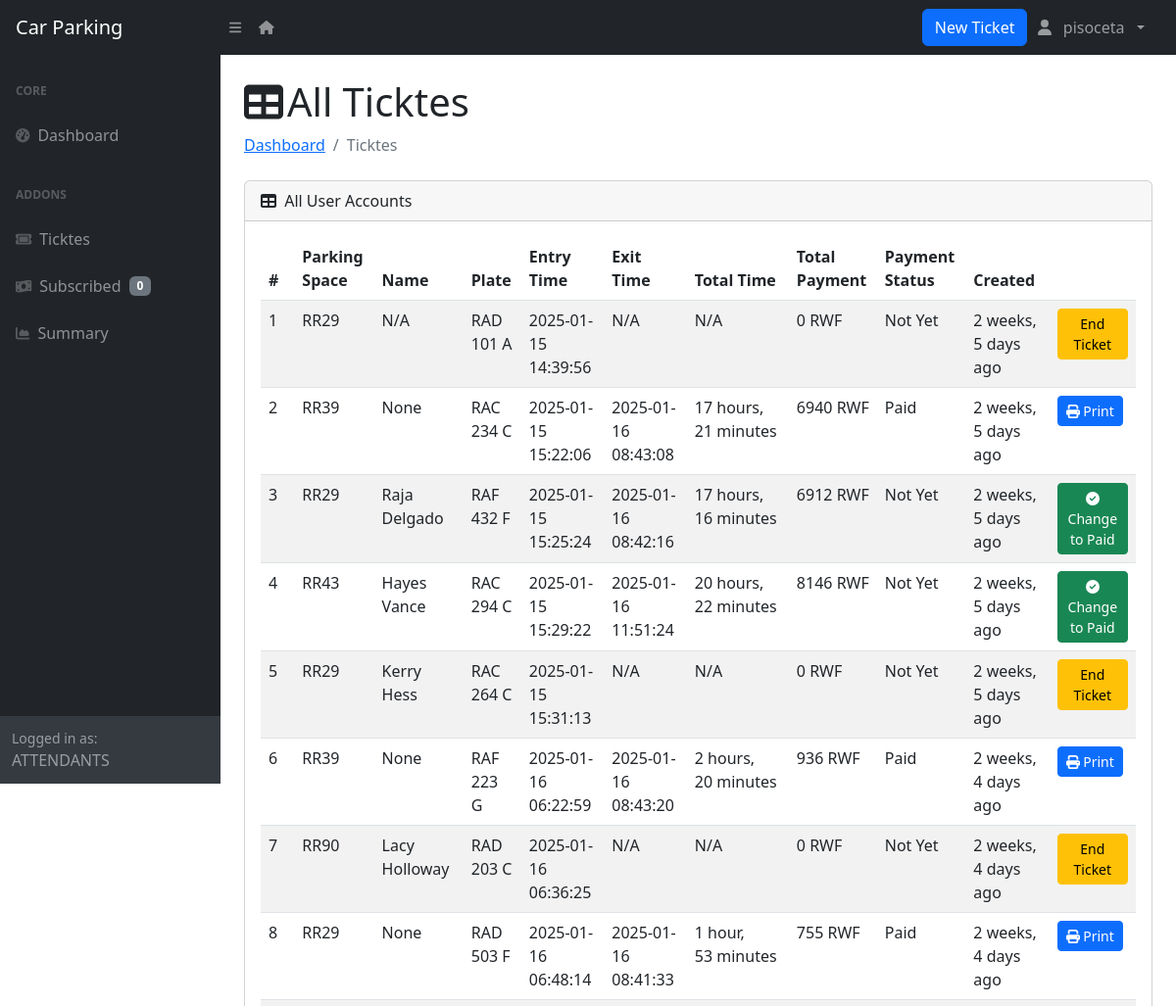
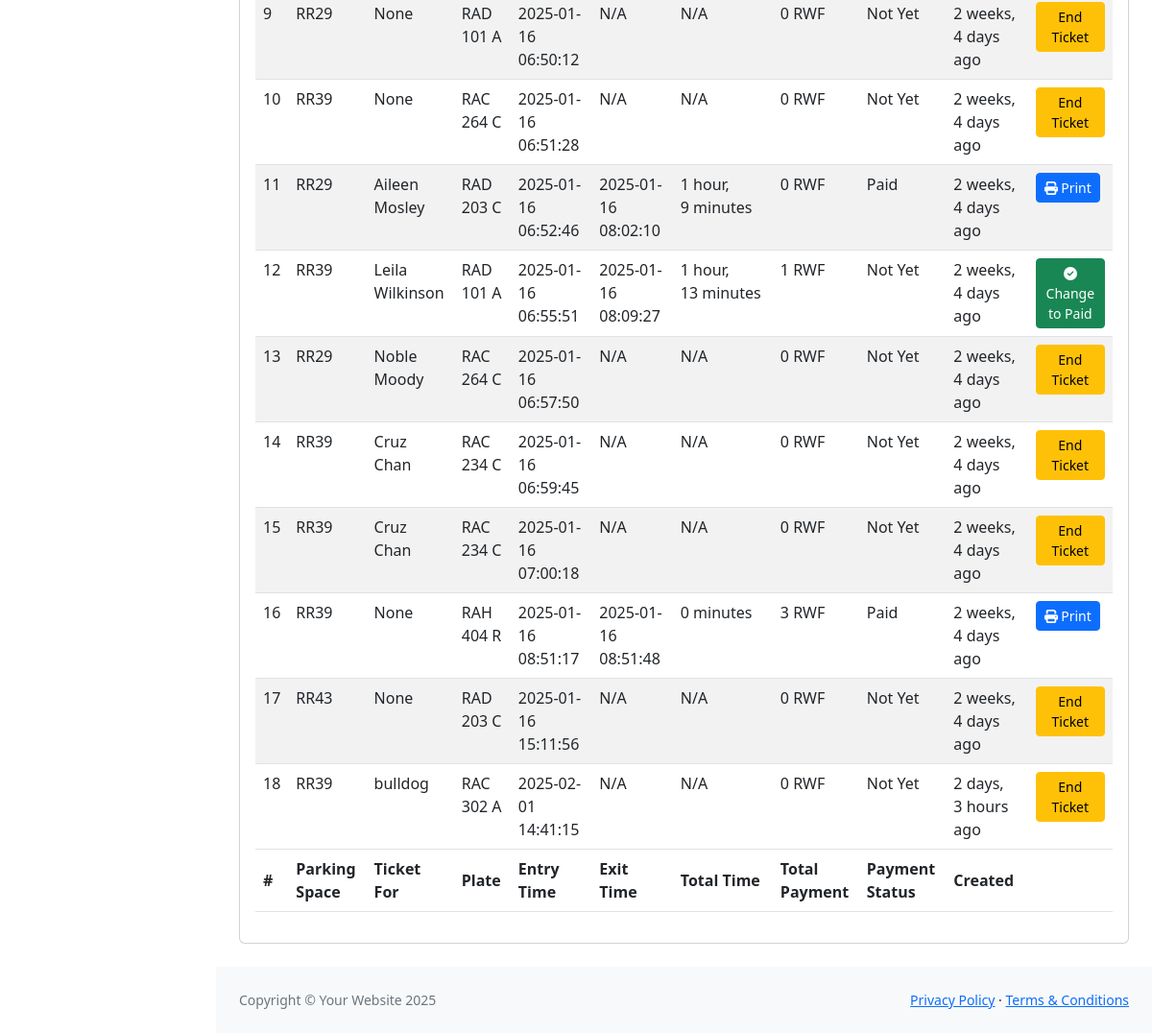
Page /dashboard/att-tickets/ (signed in) on the committed database (2 pictures, top to bottom).
### app/models.py (models this page shows, shortened)
class User(AbstractUser):
    class Role(models.TextChoices):
        ATTENDANTS = "ATTENDANTS", "Attendants"
        ADMIN = "ADMIN", "Admin"
        CLIENT = "CLIENT", "Client"
    role = models.CharField(
        max_length=50,
        choices=Role.choices,
        default=Role.CLIENT  # Set default role to CLIENT
    )
    phone_number = models.CharField(
        validators=[phone_regex],
        max_length=10,
        unique=True,
        null=True
    )
    groups = models.ManyToManyField(
        'auth.Group',
        related_name='users',
        blank=True,
        help_text='The groups this user belongs to.'
    )
    user_permissions = models.ManyToManyField(
        'auth.Permission',
        related_name='users',
        blank=True,
        help_text='Specific permissions for this user.'
    )

class Ticket(models.Model):
    parking_space = models.ForeignKey(ParkingSpace, on_delete=models.PROTECT)
    name = models.CharField(max_length=255, null=True, blank=True)  # Made nullable
    plate = models.CharField(validators=[plate_regex], max_length=9)
    entry_time = models.DateTimeField(default=timezone.now)
    exit_time = models.DateTimeField(null=True, blank=True)
    total_payment = models.IntegerField(default=0)  # Ensure this is callable
    payment_status = models.BooleanField(max_length=50, default=False)
    parking_attendee = models.ForeignKey(User, on_delete=models.SET_NULL, null=True)
    created_at = models.DateTimeField(auto_now_add=True)
    updated_at = models.DateTimeField(null=True, blank=True)

class ParkingSpace(models.Model):
    parking_lot = models.ForeignKey('ParkingLot', on_delete=models.PROTECT, related_name='parking_spaces')
    subscription = models.ForeignKey('Subscription', on_delete=models.PROTECT, null=True, blank=True)
    space_code = models.CharField(max_length=6, unique=True)
    type = models.CharField(max_length=20, choices=SPACE_TYPE_CHOICES, default='REGULAR')
    status = models.BooleanField(default=False)
    created_at = models.DateTimeField(auto_now_add=True)

### app/views.py (the view)
# urls.py: path('dashboard/att-tickets/', views.att_tickets, name='att_tickets'),
@login_required
@attendants_required
def att_tickets(request):
    tickets = Ticket.objects.filter(parking_attendee=request.user)
    parking_spaces = get_user_parking_spaces(request.user)
    unpaid_count = get_unpaid_subscriptions_count(request.user)
    return render(
        request,
        'dashboard/atttickets.html',
        {
            'tickets': tickets,
            'active_menu': 'tickets',
            'parking_spaces': parking_spaces,
            'unpaid_count': unpaid_count
        }
    )

### app/views.py (called while the page is built)
def get_user_parking_spaces(user):
    parking_lots = ParkingLot.objects.filter(
        Q(manager_1=user) | Q(manager_2=user)
    )
    return ParkingSpace.objects.filter(parking_lot__in=parking_lots, status=False)

def get_unpaid_subscriptions_count(user):
    parking_lots = ParkingLot.objects.filter(manager_1=user) | ParkingLot.objects.filter(manager_2=user)
    parking_spaces = ParkingSpace.objects.filter(parking_lot__in=parking_lots)
    return Subscribed.objects.filter(parking_space__in=parking_spaces, payment_status=False).count()

### app/templates/app/dashboard/atttickets.html (shortened to what this page needs)
{% extends 'dashboard/base.html' %}
{% load humanize %}
{% block content %}
<link rel="stylesheet" href="https://cdn.datatables.net/2.2.1/css/dataTables.dataTables.css">
<link rel="stylesheet" href="https://cdn.datatables.net/buttons/3.2.1/css/buttons.dataTables.css">
                    <div class="container-fluid px-4">
                      <div class="d-flex justify-content-between align-items-center">
                        <h1 class="mt-4"><i class="fas fa-table me-1"></i>All Ticktes</h1>
                      </div>
                        <ol class="breadcrumb mb-4">
                            <li class="breadcrumb-item "><a href="{% url 'dashboard' %}"> Dashboard </a></li>
                            <li class="breadcrumb-item active">Ticktes</li>
                        </ol>
                        <div class="card mb-4">
                            <div class="card-header">
                                <i class="fas fa-table me-1"></i>
                                All User Accounts
                            </div>
                            <div class="card-body">
                                <table id="example" class="table table-striped table-hover">
                                    <thead>
                                        <tr>
                                            <th>#</th>
                                            <th>Parking Space</th>
                                            <th>Name</th>
                                            <th>Plate</th>
                                            <th>Entry Time</th>
                                            <th>Exit Time</th>
                                            <th>Total Time</th>
                                            <th>Total Payment</th>
                                            <th>Payment Status</th>
                                            <th>Created</th>
                                            <th></th>
                                        </tr>
                                    </thead>
                                    <tfoot>
                                        <tr>
                                            <th>#</th>
                                            <th>Parking Space</th>
                                            <th>Ticket For</th>
                                            <th>Plate</th>
                                            <th>Entry Time</th>
                                            <th>Exit Time</th>
                                            <th>Total Time</th>
                                            <th>Total Payment</th>
                                            <th>Payment Status</th>
                                            <th>Created</th>
                                            <th></th>
                                        </tr>
                                    </tfoot>
                                    <tbody>
                                        {% for ticket in tickets %}
                                        <tr>
                                            <td>{{ forloop.counter }}</td>
                                            <td>{{ ticket.parking_space.space_code }}</td>
                                            <td>{{ ticket.name|default:"N/A" }}</td>
                                            <td>{{ ticket.plate }}</td>
                                            <td>{{ ticket.entry_time|date:"Y-m-d H:i:s" }}</td>
                                            <td>{{ ticket.exit_time|date:"Y-m-d H:i:s"|default:"N/A" }}</td>
                                            <td>
                                                {% if ticket.exit_time %}
                                                    {% with total_seconds=ticket.exit_time|timeuntil:ticket.entry_time %}
                                                        {{ total_seconds }}
                                                    {% endwith %}
                                                {% else %}
                                                    N/A
                                                {% endif %}
                                            </td>
                                            <td>{{ ticket.total_payment }} RWF</td>
                                            <td>{{ ticket.payment_status|yesno:"Paid,Not Yet" }}</td>
                                            <td>{{ ticket.created_at|naturaltime }}</td>
                                            {% if not ticket.exit_time and request.user.role == "ATTENDANTS" %}
                                            <td>
                                                <a href="{% url 'end_ticket' ticket.id %}" class="btn btn-warning btn-sm">
                                                    End Ticket
                                                </a>
                                            </td>
                                            {% elif not ticket.payment_status and request.user.role == "ATTENDANTS" %}
                                            <td>
                                                <a href="{% url 'change_payment_status' ticket.id %}" class="btn btn-success btn-sm">
                                                    <i class="fas fa-circle-check"></i> Change to Paid
                                                </a>
                                            </td>
                                            {% elif ticket.payment_status %}
                                            <td>
                                                <a href="{% url 'print_receipt' ticket.id %}" class="btn btn-primary btn-sm">
                                                    <i class="fas fa-print"></i> Print
                                                </a>
                                            </td>
                                            {% else %}
                                            <td></td>
                                            {% endif %}
                                        </tr>
                                        {% empty %}
                                        <tr>
                                            <td colspan="11" class="text-center">No tickets found.</td>
                                        </tr>
                                        {% endfor %}
                                    </tbody>
                                </table>
                            </div>
                        </div>
                    </div>
                {% endblock %}

### app/templates/app/dashboard/includes/nav.html (shortened to what this page needs)
{% load humanize %}
<nav class="sb-topnav navbar navbar-expand navbar-dark bg-dark">
  <a class="navbar-brand ps-3" href="{% url 'dashboard' %}">Car Parking</a>
  <button class="btn btn-link btn-sm order-1 order-lg-0 me-4 me-lg-0" id="sidebarToggle" href="#!"><i class="fas fa-bars"></i></button>
  <a href="/" class="btn btn-link btn-sm order-1 order-lg-0 me-4 me-lg-0" id="sidebarToggle" href="#!"><i class="fas fa-house"></i></a>
  {% if request.user.role == "ATTENDANTS" %}
    <button type="button" class="btn btn-primary" data-bs-toggle="modal" data-bs-target="#newTicketModal">
        New Ticket
    </button>
    {% elif request.user.role == "CLIENT" %}
    <button id="openSubscriptionModal" type="button" class="btn btn-primary">My Subscription</button>
    {% endif %}
  <ul class="navbar-nav ms-auto ms-md-0 me-3 me-lg-4">
      <li class="nav-item dropdown">
          <a class="nav-link dropdown-toggle" id="navbarDropdown" href="#" role="button" data-bs-toggle="dropdown" aria-expanded="false"><i class="fas fa-user fa-fw"></i> &nbsp;{{ request.user.username }} &nbsp;</a>
      </li>
  </ul>
</nav>

### app/templates/app/dashboard/includes/attendant-sidebar.html (shortened to what this page needs)
<div id="layoutSidenav_nav">
  <nav class="sb-sidenav accordion sb-sidenav-dark" id="sidenavAccordion">
      <div class="sb-sidenav-menu">
          <div class="nav">
              <div class="sb-sidenav-menu-heading">Core</div>
              <a class="nav-link" href="{% url 'dashboard' %}">
                  <div class="sb-nav-link-icon"><i class="fas fa-tachometer-alt"></i></div>
                  Dashboard
              </a>
              <div class="sb-sidenav-menu-heading">Addons</div>
              <a class="nav-link" href="{% url 'att_tickets' %}">
                <div class="sb-nav-link-icon"><i class="fas fa-ticket"></i></div>
                Ticktes
            </a>
            <a class="nav-link" href="{% url 'subscribed_parking_spaces' %}">
                <div class="sb-nav-link-icon"><i class="fas fa-money-bill-wave"></i></div>
                Subscribed &nbsp; <span class="badge text-bg-secondary">{{ unpaid_count }}</span>
            </a>
              <a class="nav-link" href="{% url 'att_summary' %}">
                  <div class="sb-nav-link-icon"><i class="fas fa-chart-area"></i></div>
                  Summary
              </a>
          </div>
      </div>
      <div class="sb-sidenav-footer">
          <div class="small">Logged in as:</div>
          {{ request.user.role }}
      </div>
  </nav>
</div>

### rows in the picture
User: user.username "pisoceta", user.role "ATTENDANTS"
Ticket: parking_space.space_code "RR29", name "N/A", plate "RAD 101 A", entry_time "2025-01-15 14:39:56", exit_time "N/A", total_payment "0", payment_status "Not Yet", created_at "2 weeks, 5 days ago", shows "End Ticket"
Ticket: parking_space.space_code "RR39", name "None", plate "RAC 234 C", entry_time "2025-01-15 15:22:06", exit_time "2025-01-16 08:43:08", ticket "17 hours, 21 minutes", total_payment "6940", payment_status "Paid", created_at "2 weeks, 5 days ago", shows "Print"
Ticket: parking_space.space_code "RR29", name "Raja Delgado", plate "RAF 432 F", entry_time "2025-01-15 15:25:24", exit_time "2025-01-16 08:42:16", ticket "17 hours, 16 minutes", total_payment "6912", payment_status "Not Yet", created_at "2 weeks, 5 days ago", shows "Change to Paid"
Ticket: parking_space.space_code "RR43", name "Hayes Vance", plate "RAC 294 C", entry_time "2025-01-15 15:29:22", exit_time "2025-01-16 11:51:24", ticket "20 hours, 22 minutes", total_payment "8146", payment_status "Not Yet", created_at "2 weeks, 5 days ago", shows "Change to Paid"
Ticket: parking_space.space_code "RR29", name "Kerry Hess", plate "RAC 264 C", entry_time "2025-01-15 15:31:13", exit_time "N/A", total_payment "0", payment_status "Not Yet", created_at "2 weeks, 5 days ago", shows "End Ticket"
Ticket: parking_space.space_code "RR39", name "None", plate "RAF 223 G", entry_time "2025-01-16 06:22:59", exit_time "2025-01-16 08:43:20", ticket "2 hours, 20 minutes", total_payment "936", payment_status "Paid", created_at "2 weeks, 4 days ago", shows "Print"
Ticket: parking_space.space_code "RR90", name "Lacy Holloway", plate "RAD 203 C", entry_time "2025-01-16 06:36:25", exit_time "N/A", total_payment "0", payment_status "Not Yet", created_at "2 weeks, 4 days ago", shows "End Ticket"
Ticket: parking_space.space_code "RR29", name "None", plate "RAD 503 F", entry_time "2025-01-16 06:48:14", exit_time "2025-01-16 08:41:33", ticket "1 hour, 53 minutes", total_payment "755", payment_status "Paid", created_at "2 weeks, 4 days ago", shows "Print"
Ticket: parking_space.space_code "RR29", name "None", plate "RAD 101 A", entry_time "2025-01-16 06:50:12", exit_time "N/A", total_payment "0", payment_status "Not Yet", created_at "2 weeks, 4 days ago", shows "End Ticket"
Ticket: parking_space.space_code "RR39", name "None", plate "RAC 264 C", entry_time "2025-01-16 06:51:28", exit_time "N/A", total_payment "0", payment_status "Not Yet", created_at "2 weeks, 4 days ago", shows "End Ticket"
Ticket: parking_space.space_code "RR29", name "Aileen Mosley", plate "RAD 203 C", entry_time "2025-01-16 06:52:46", exit_time "2025-01-16 08:02:10", ticket "1 hour, 9 minutes", total_payment "0", payment_status "Paid", created_at "2 weeks, 4 days ago", shows "Print"
Ticket: parking_space.space_code "RR39", name "Leila Wilkinson", plate "RAD 101 A", entry_time "2025-01-16 06:55:51", exit_time "2025-01-16 08:09:27", ticket "1 hour, 13 minutes", total_payment "1", payment_status "Not Yet", created_at "2 weeks, 4 days ago", shows "Change to Paid"
Ticket: parking_space.space_code "RR29", name "Noble Moody", plate "RAC 264 C", entry_time "2025-01-16 06:57:50", exit_time "N/A", total_payment "0", payment_status "Not Yet", created_at "2 weeks, 4 days ago", shows "End Ticket"
Ticket: parking_space.space_code "RR39", name "Cruz Chan", plate "RAC 234 C", entry_time "2025-01-16 06:59:45", exit_time "N/A", total_payment "0", payment_status "Not Yet", created_at "2 weeks, 4 days ago", shows "End Ticket"
Ticket: parking_space.space_code "RR39", name "Cruz Chan", plate "RAC 234 C", entry_time "2025-01-16 07:00:18", exit_time "N/A", total_payment "0", payment_status "Not Yet", created_at "2 weeks, 4 days ago", shows "End Ticket"
Ticket: parking_space.space_code "RR39", name "None", plate "RAH 404 R", entry_time "2025-01-16 08:51:17", exit_time "2025-01-16 08:51:48", ticket "0 minutes", total_payment "3", payment_status "Paid", created_at "2 weeks, 4 days ago", shows "Print"
Ticket: parking_space.space_code "RR43", name "None", plate "RAD 203 C", entry_time "2025-01-16 15:11:56", exit_time "N/A", total_payment "0", payment_status "Not Yet", created_at "2 weeks, 4 days ago", shows "End Ticket"
Ticket: parking_space.space_code "RR39", name "bulldog", plate "RAC 302 A", entry_time "2025-02-01 14:41:15", exit_time "N/A", total_payment "0", payment_status "Not Yet", created_at "2 days, 3 hours ago", shows "End Ticket"

### other values in the picture
{{ unpaid_count }} "0"
